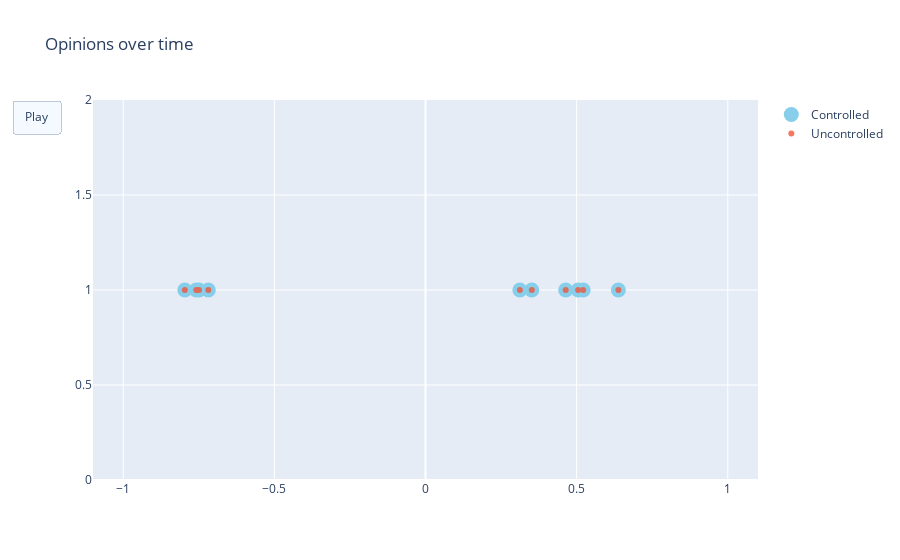

Source (notebook cell):
### Code cell
fig = go.Figure(
    data=[go.Scatter(x=c_xs[:, 0].flatten(), y=np.ones(eq.var_dim-1),
                         mode='markers',
                         name="Controlled", marker=dict(color='SkyBlue', size=15)),
         go.Scatter(x=uc_xs[:, 0].flatten(), y=np.ones(eq.var_dim-1),
                         mode='markers',
                         name="Uncontrolled", opacity=0.8)],
    layout=go.Layout(
        xaxis=dict(range=[-1.1, 1.1], autorange=False),
        yaxis=dict(range=[0, 2], autorange=False),
        title="Opinions over time",
        updatemenus=[dict(
            type="buttons",
            buttons=[dict(label="Play",
                          method="animate",
                          args=[None, {"frame": {"duration": 25, 
                                                                        "redraw": False},
                                                              "fromcurrent": True, 
                                                              "transition": {"duration": 0.1}}])])]
    ),
    frames=[go.Frame(data=[go.Scatter(x=c_xs[:, i].flatten(), y=np.ones(eq.var_dim-1),
                         mode='markers',
                         name="Controlled", marker=dict(color='SkyBlue', size=15)),
                          go.Scatter(x=uc_xs[:, i].flatten(), y=np.ones(eq.var_dim-1),
                         mode='markers',
                         name="Uncontrolled", opacity=0.8)]) for i in range(c_xs.shape[1])]
)
fig.update_layout(transition = {'duration': 0.1})
fig.show()

### Figure 1 — Plotly figure (JSON) as saved in the notebook; plotly's stock layout.template omitted (floating-point values rounded to 4 significant figures)
{"data": [{"marker": {"color": "SkyBlue", "size": 15}, "mode": "markers", "name": "Controlled", "type": "scatter", "x": [-0.7495, -0.7584, -0.7963, -0.7185, 0.5217, 0.4638, 0.5049, 0.3122, 0.3516, 0.638], "y": [1, 1, 1, 1, 1, 1, 1, 1, 1, 1]}, {"mode": "markers", "name": "Uncontrolled", "opacity": 0.8, "type": "scatter", "x": [-0.7495, -0.7584, -0.7963, -0.7185, 0.5217, 0.4638, 0.5049, 0.3122, 0.3516, 0.638], "y": [1, 1, 1, 1, 1, 1, 1, 1, 1, 1]}], "layout": {"title": {"text": "Opinions over time"}, "transition": {"duration": 0.1}, "updatemenus": [{"buttons": [{"args": [null, {"frame": {"duration": 25, "redraw": false}, "fromcurrent": true, "transition": {"duration": 0.1}}], "label": "Play", "method": "animate"}], "type": "buttons"}], "xaxis": {"autorange": false, "range": [-1.1, 1.1]}, "yaxis": {"autorange": false, "range": [0, 2]}}}
